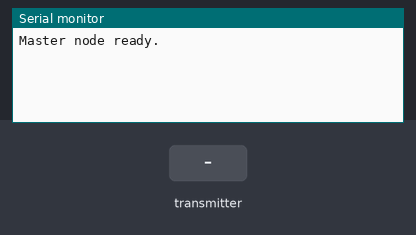
A sketch run on a simulated ESP32. Shown: the last lines printed to the serial monitor. The inputs (shaded band) are chosen by the test bench.

Above: at 1.2 s.
1.3 s: the transmitter starts sending temperature = 0
At 1.66 s:
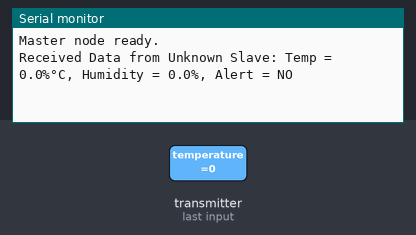
3.3 s: the transmitter starts sending alert = 1
At 3.66 s:
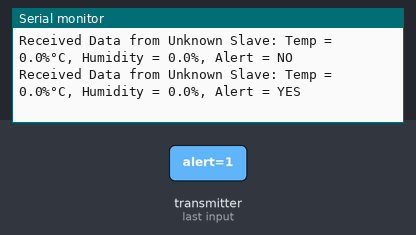
5.3 s: the transmitter starts sending humidity = 25
At 5.66 s:
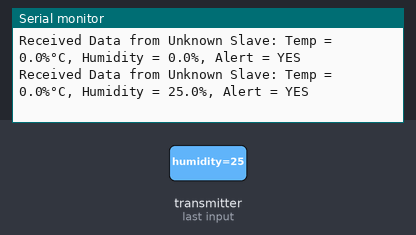
6.8 s: the transmitter starts sending temperature = 25
At 7.16 s:
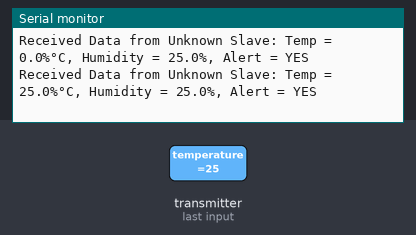
8.3 s: the transmitter starts sending humidity = 0
At 8.66 s:
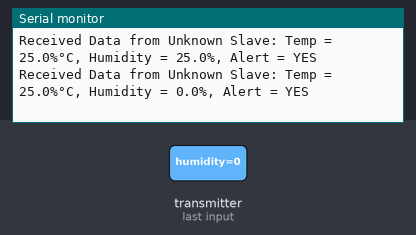
9.8 s: the transmitter starts sending alert = 0
At 10.16 s:
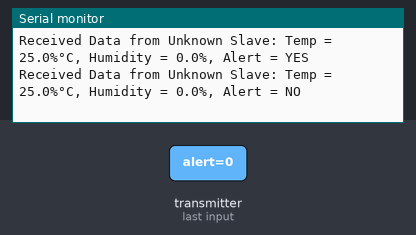

The sketch:

master_code_.ino
```cpp
#include <esp_now.h>
#include <WiFi.h>


// Structure to receive data from slave nodes
typedef struct {
  float temperature;
  float humidity;
  bool alert;
} DataPacket;

DataPacket incomingPacket;

// Array to store MAC addresses of slaves
const uint8_t slave1MAC[] = {0x08, 0xB6, 0x1F, 0x28, 0x74, 0xB4};  // Replace with actual MAC of Slave 1
const uint8_t slave2MAC[] = {0xE0, 0x5A, 0x1B, 0x5F, 0x62, 0xD0};  // Replace with actual MAC of Slave 2
// Add more slave MAC addresses as needed

void setup() {
  Serial.begin(115200);


  // Set up ESP-NOW
  WiFi.mode(WIFI_STA);  // ESP-Now requires station mode
  if (esp_now_init() != ESP_OK) {
    Serial.println("ESP-Now initialization failed!");
    return;
  }

  // Register receive callback
  esp_now_register_recv_cb(onDataReceived);

  Serial.println("Master node ready.");
}

void loop() {
  //
}

// Callback for received ESP-NOW data
void onDataReceived(const esp_now_recv_info* recvInfo, const uint8_t *incomingData, int len) {
  memcpy(&incomingPacket, incomingData, sizeof(incomingPacket));

  String sender = identifySender(recvInfo->src_addr);
  Serial.printf("Received Data from %s: Temp = %.1f%°C, Humidity = %.1f%%, Alert = %s\n",
                sender.c_str(),
                incomingPacket.temperature,
                incomingPacket.humidity,
                incomingPacket.alert ? "YES" : "NO");
}

// Identify which slave sent the data based on MAC address
String identifySender(const uint8_t *mac) {
  if (memcmp(mac, slave1MAC, 6) == 0) {
    return "Slave1";
  } else if (memcmp(mac, slave2MAC, 6) == 0) {
    return "Slave2";
  } else {
    return "Unknown Slave";
  }
}
```

Measured:
- after the input at 1.3 s, the serial monitor: prints a new line after 0.05 s (image 1)
- after the input at 3.3 s, the serial monitor: prints a new line after 0.05 s (image 2)
- after the input at 5.3 s, the serial monitor: prints a new line after 0.05 s (image 3)
- after the input at 6.8 s, the serial monitor: prints a new line after 0.05 s (image 4)
- after the input at 8.3 s, the serial monitor: prints a new line after 0.05 s (image 5)
- after the input at 9.8 s, the serial monitor: prints a new line after 0.05 s (image 6)
